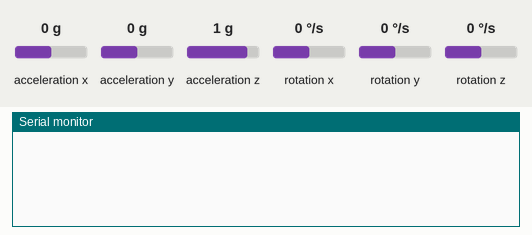
Simulated run of this sketch. Board: Arduino Nano 33 BLE. Parts: the last lines printed to the serial monitor. The test bench sets the inputs (shaded band); at power-on: acceleration z 1 g, rotation x 0 °/s, acceleration x 0 g, acceleration y 0 g, rotation y 0 °/s, rotation z 0 °/s.

Above: at 1.8 s.
1.9 s: acceleration z set to -1.4 g
At 2.8 s:
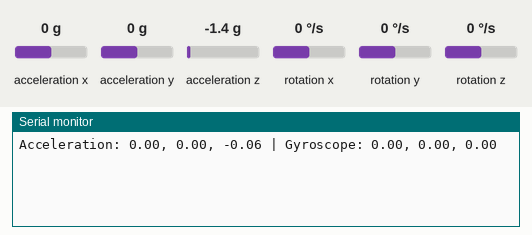
3.5 s: rotation x set to -192 °/s
At 4.6 s:
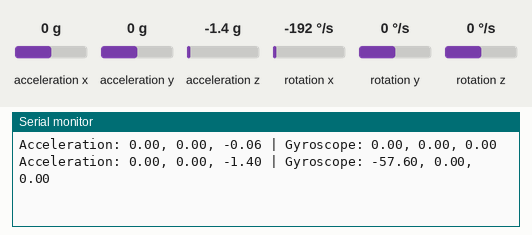
5.0 s: acceleration x set to -1.4 g
At 5.5 s:
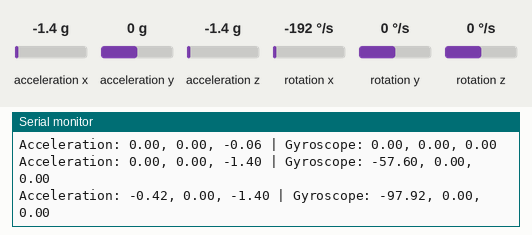
6.5 s: acceleration y set to -1.4 g
At 7.8 s:
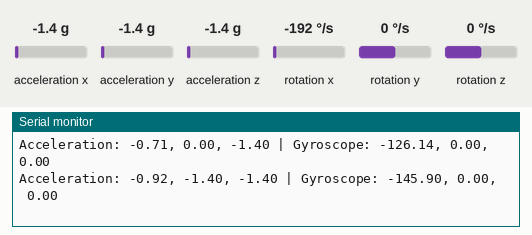
8.0 s: rotation y set to -192 °/s
At 8.8 s:
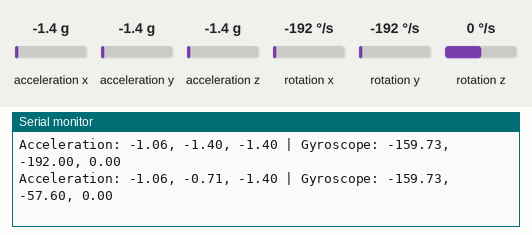
Timing chart, 0 to 10.5 s (numbered marks = the images above; inputs shaded):
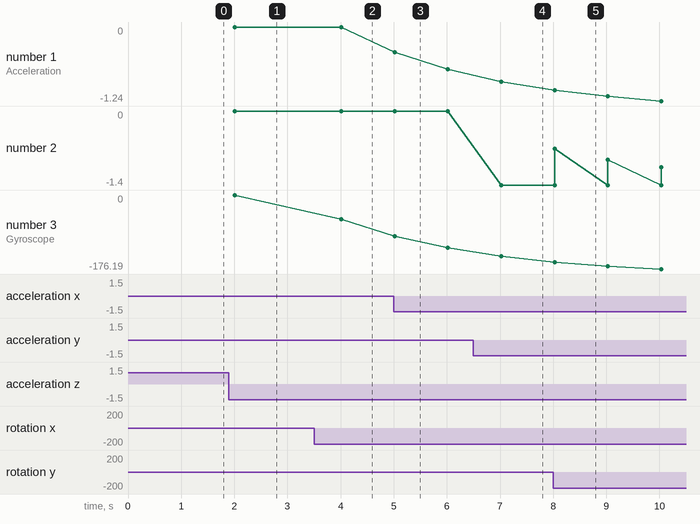

The sketch:

MotionSenseEWMA.ino
```cpp
#include <Arduino_LSM9DS1.h>

float alphaMotion = 0.3; // Alpha value for motion
float betaMotion = 0.5;  // Threshold for motion change
float previousAccel[3] = {0.0, 0.0, 0.0};
float previousGyro[3] = {0.0, 0.0, 0.0};

void setup() {
  Serial.begin(9600);

  if (!IMU.begin()) {
    Serial.println("Failed to initialize IMU!");
    while (1);
  }
}

void loop() {
  float acceleration[3], gyro[3];
  if (IMU.accelerationAvailable() && IMU.gyroscopeAvailable()) {
    IMU.readAcceleration(acceleration[0], acceleration[1], acceleration[2]);
    IMU.readGyroscope(gyro[0], gyro[1], gyro[2]);

    for (int i = 0; i < 3; i++) {
      acceleration[i] = alphaMotion * acceleration[i] + (1 - alphaMotion) * previousAccel[i];
      gyro[i] = alphaMotion * gyro[i] + (1 - alphaMotion) * previousGyro[i];

      if (abs(acceleration[i] - previousAccel[i]) > betaMotion || abs(gyro[i] - previousGyro[i]) > betaMotion) {
        Serial.print("Acceleration: ");
        Serial.print(acceleration[0]); Serial.print(", ");
        Serial.print(acceleration[1]); Serial.print(", ");
        Serial.print(acceleration[2]);
        Serial.print(" | Gyroscope: ");
        Serial.print(gyro[0]); Serial.print(", ");
        Serial.print(gyro[1]); Serial.print(", ");
        Serial.println(gyro[2]);
      }

      previousAccel[i] = acceleration[i];
      previousGyro[i] = gyro[i];
    }
  }
  delay(1000); // Delay for a second before next reading
}
```

Measured:
- after the input at 1.9 s, the serial monitor: prints a new line after 0.11 s (image 1)
- after the input at 3.5 s, the serial monitor: prints a new line after 0.51 s (image 2)
- after the input at 5.0 s, the serial monitor: prints a new line at once (image 3)
- after the input at 6.5 s, the serial monitor: prints a new line after 0.52 s (image 4)
- after the input at 8.0 s, the serial monitor: prints a new line at once (image 5)
- plotted number 1: 0 → -0.71 after the input at 5.0 s
- plotted number 3: 0 → -57.6 after the input at 3.5 s
